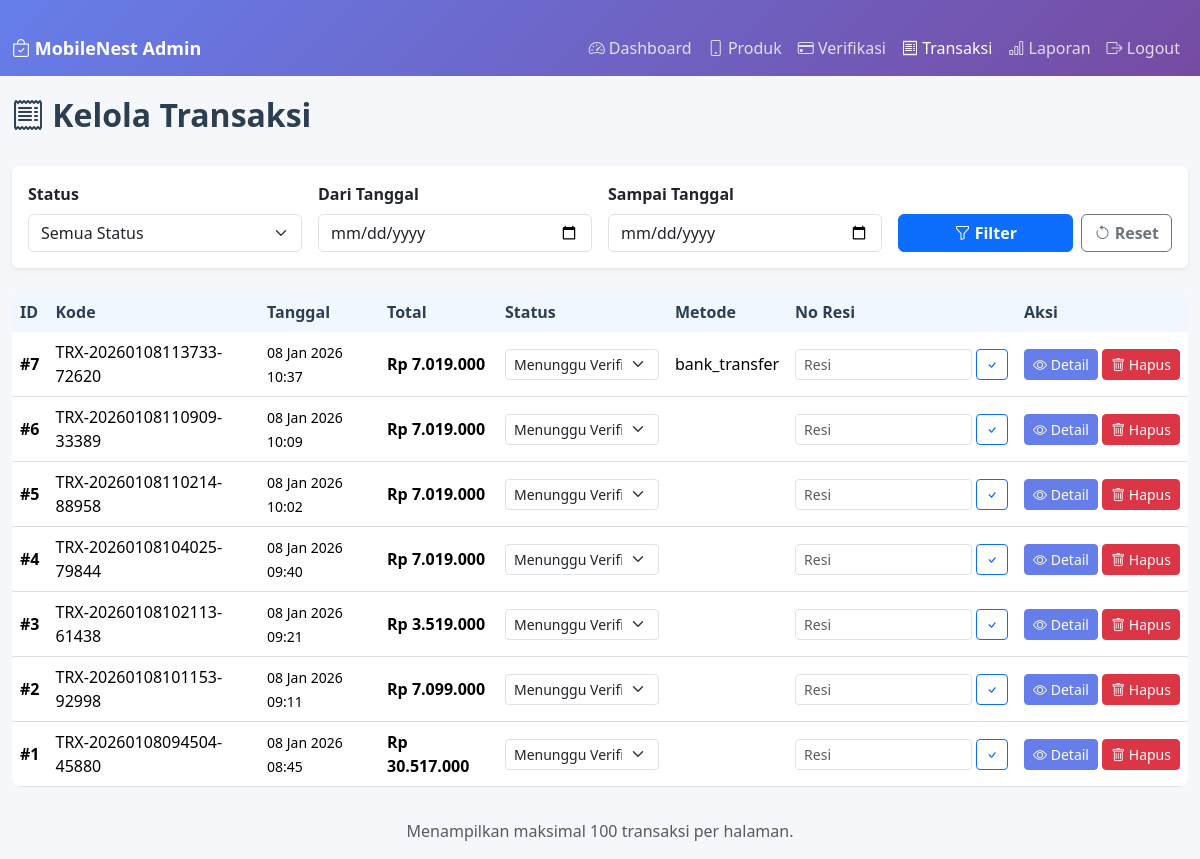
The page /admin/kelola-transaksi.php (signed in) on the database its author committed.
### tables this page shows
CREATE TABLE `transaksi` (
  `id_transaksi` int(11) NOT NULL,
  `id_user` int(11) NOT NULL,
  `total_harga` decimal(12,2) NOT NULL,
  `status_pesanan` enum('Menunggu Konfirmasi','Diproses','Dikirim','Selesai','Dibatalkan') DEFAULT 'Menunggu Konfirmasi',
  `metode_pembayaran` varchar(50) DEFAULT NULL,
  `alamat_pengiriman` text DEFAULT NULL,
  `no_resi` varchar(100) DEFAULT NULL,
  `tanggal_transaksi` timestamp NOT NULL DEFAULT current_timestamp(),
  `tanggal_diperbarui` timestamp NOT NULL DEFAULT current_timestamp() ON UPDATE current_timestamp(),
  `kode_transaksi` varchar(50) DEFAULT NULL,
  `catatan_user` text DEFAULT NULL,
  `bukti_pembayaran` varchar(255) DEFAULT NULL,
  `ekspedisi` varchar(100) DEFAULT NULL,
  `no_resi_awal` varchar(100) DEFAULT NULL
);

### admin/kelola-transaksi.php (the view, shortened to what this page needs)
<?php
require_once __DIR__ . '/../config.php';
$limit = 100;
$page = isset($_GET['page']) ? max(1, (int)$_GET['page']) : 1;
$offset = ($page - 1) * $limit;
$where = "1=1";
$start = $_GET['start_date'] ?? '';
$end = $_GET['end_date'] ?? '';
$sql = "SELECT id_transaksi, kode_transaksi, id_user, total_harga, status_pesanan, metode_pembayaran, no_resi, tanggal_transaksi FROM transaksi WHERE $where ORDER BY tanggal_transaksi DESC LIMIT $limit OFFSET $offset";
$result = mysqli_query($conn, $sql);
$statuses = ['Menunggu Verifikasi', 'Verified', 'Dalam Pengiriman', 'Selesai', 'Dibatalkan'];
?>
<!doctype html>
<html lang="id">
<head>
    <link href="https://cdn.jsdelivr.net/npm/bootstrap@5.3.2/dist/css/bootstrap.min.css" rel="stylesheet">
    <link rel="stylesheet" href="https://cdn.jsdelivr.net/npm/bootstrap-icons@1.11.1/font/bootstrap-icons.css">
</head>
<body>
<nav class="navbar navbar-expand-lg navbar-dark sticky-top">
  <div class="container-fluid">
    <a class="navbar-brand" href="index.php"><i class="bi bi-bag-check"></i> MobileNest Admin</a>
    <div class="collapse navbar-collapse" id="navbarNav">
      <ul class="navbar-nav ms-auto">
        <li class="nav-item"><a class="nav-link" href="index.php"><i class="bi bi-speedometer2"></i> Dashboard</a></li>
        <li class="nav-item"><a class="nav-link" href="kelola-produk.php"><i class="bi bi-phone"></i> Produk</a></li>
        <li class="nav-item"><a class="nav-link" href="verifikasi-pembayaran.php"><i class="bi bi-credit-card"></i> Verifikasi</a></li>
        <li class="nav-item"><a class="nav-link active" href="kelola-transaksi.php"><i class="bi bi-receipt"></i> Transaksi</a></li>
        <li class="nav-item"><a class="nav-link" href="laporan.php"><i class="bi bi-bar-chart"></i> Laporan</a></li>
        <li class="nav-item"><a class="nav-link text-danger" href="../user/logout.php"><i class="bi bi-box-arrow-right"></i> Logout</a></li>
      </ul>
    </div>
  </div>
</nav>
<main class="container-fluid">
  <div class="row mb-4">
    <div class="col">
      <h2 style="font-weight: 700; color: #2c3e50;">
        <i class="bi bi-receipt"></i> Kelola Transaksi
      </h2>
    </div>
  </div>
  <div class="card border-0 shadow-sm mb-4">
    <div class="card-body">
      <form class="row g-3" method="get" action="kelola-transaksi.php">
        <div class="col-md-3">
          <label class="form-label fw-bold">Status</label>
          <select name="status" class="form-select">
            <option value="">Semua Status</option>
          </select>
        </div>
        <div class="col-md-3">
          <label class="form-label fw-bold">Dari Tanggal</label>
          <input type="date" name="start_date" class="form-control" value="<?= htmlspecialchars($start) ?>">
        </div>
        <div class="col-md-3">
          <label class="form-label fw-bold">Sampai Tanggal</label>
          <input type="date" name="end_date" class="form-control" value="<?= htmlspecialchars($end) ?>">
        </div>
        <div class="col-md-3 d-flex align-items-end gap-2">
          <button type="submit" class="btn btn-primary fw-bold flex-grow-1"><i class="bi bi-funnel"></i> Filter</button>
          <a href="kelola-transaksi.php" class="btn btn-outline-secondary fw-bold"><i class="bi bi-arrow-counterclockwise"></i> Reset</a>
        </div>
      </form>
    </div>
  </div>
  <div class="table-responsive">
    <table class="table table-hover align-middle">
      <thead>
        <tr>
          <th>ID</th>
          <th>Kode</th>
          <th>Tanggal</th>
          <th>Total</th>
          <th>Status</th>
          <th>Metode</th>
          <th>No Resi</th>
          <th>Aksi</th>
        </tr>
      </thead>
      <tbody>
        <?php if (!$result || mysqli_num_rows($result) === 0): ?>
          <tr><td colspan="8" class="text-center py-4 text-muted"><i class="bi bi-inbox"></i> Tidak ada transaksi.</td></tr>
        <?php else: ?>
          <?php while ($row = mysqli_fetch_assoc($result)): ?>
            <tr>
              <td><strong>#<?= htmlspecialchars($row['id_transaksi']) ?></strong></td>
              <td><?= htmlspecialchars($row['kode_transaksi']) ?></td>
              <td><small><?= htmlspecialchars(date('d M Y H:i', strtotime($row['tanggal_transaksi']))) ?></small></td>
              <td><strong>Rp <?= number_format((float)$row['total_harga'],0,',','.') ?></strong></td>
              <td>
                <form method="post" class="d-inline">
                  <select name="status_pesanan" class="form-select form-select-sm" onchange="this.form.submit()">
                    <?php foreach ($statuses as $s): ?>
                      <option value="<?= htmlspecialchars($s) ?>" <?= $s === $row['status_pesanan'] ? 'selected' : '' ?>><?= htmlspecialchars($s) ?></option>
                    <?php endforeach; ?>
                  </select>
                </form>
              </td>
              <td><?= htmlspecialchars($row['metode_pembayaran']) ?></td>
              <td>
                <form method="post" class="d-flex gap-1">
                  <input name="no_resi" class="form-control form-control-sm" value="<?= htmlspecialchars($row['no_resi'] ?? '') ?>" placeholder="Resi">
                  <button class="btn btn-sm btn-outline-primary"><i class="bi bi-check"></i></button>
                </form>
              </td>
              <td class="text-nowrap">
                <a href="detail-transaksi.php?id=<?= urlencode($row['id_transaksi']) ?>" class="btn btn-sm btn-info"><i class="bi bi-eye"></i> Detail</a>
                <form method="post" class="d-inline" onsubmit="return confirm('Hapus?');">
                  <button class="btn btn-sm btn-danger"><i class="bi bi-trash"></i> Hapus</button>
                </form>
              </td>
            </tr>
          <?php endwhile; ?>
        <?php endif; ?>
      </tbody>
    </table>
  </div>
  <p class="text-muted text-center mt-3">Menampilkan maksimal <?= $limit ?> transaksi per halaman.</p>
</main>
</body>
</html>

### admin/kelola-transaksi.php (style rules this page uses)
body { background: #f5f7fa; }
.navbar { background: linear-gradient(135deg, #667eea, #764ba2) !important; }
.navbar-brand { font-weight: 700; font-size: 18px; }
.nav-link { color: rgba(255,255,255,0.8) !important; transition: all 0.3s; }
.nav-link:hover, .nav-link.active { color: white !important; }
.container-fluid { margin-top: 20px; }
.table { background: white; border-radius: 10px; overflow: hidden; }
.table th { background: #f0f7ff; font-weight: 700; color: #2c3e50; border: none; }
.table td { border-color: #e0e0e0; vertical-align: middle; }
.btn-info { background: #667eea; border-color: #667eea; color: white; }

### rows shown on the page
transaksi: id_transaksi "7", kode_transaksi "TRX-20260108113733-72620", tanggal_transaksi "08 Jan 2026 10:37", total_harga "7.019.000", metode_pembayaran "bank_transfer"
transaksi: id_transaksi "6", kode_transaksi "TRX-20260108110909-33389", tanggal_transaksi "08 Jan 2026 10:09", total_harga "7.019.000"
transaksi: id_transaksi "5", kode_transaksi "TRX-20260108110214-88958", tanggal_transaksi "08 Jan 2026 10:02", total_harga "7.019.000"
transaksi: id_transaksi "4", kode_transaksi "TRX-20260108104025-79844", tanggal_transaksi "08 Jan 2026 09:40", total_harga "7.019.000"
transaksi: id_transaksi "3", kode_transaksi "TRX-20260108102113-61438", tanggal_transaksi "08 Jan 2026 09:21", total_harga "3.519.000"
transaksi: id_transaksi "2", kode_transaksi "TRX-20260108101153-92998", tanggal_transaksi "08 Jan 2026 09:11", total_harga "7.099.000"
transaksi: id_transaksi "1", kode_transaksi "TRX-20260108094504-45880", tanggal_transaksi "08 Jan 2026 08:45", total_harga "30.517.000"

### other values the page prints
$limit "100"
form field status_pesanan "Menunggu Verifikasi"
